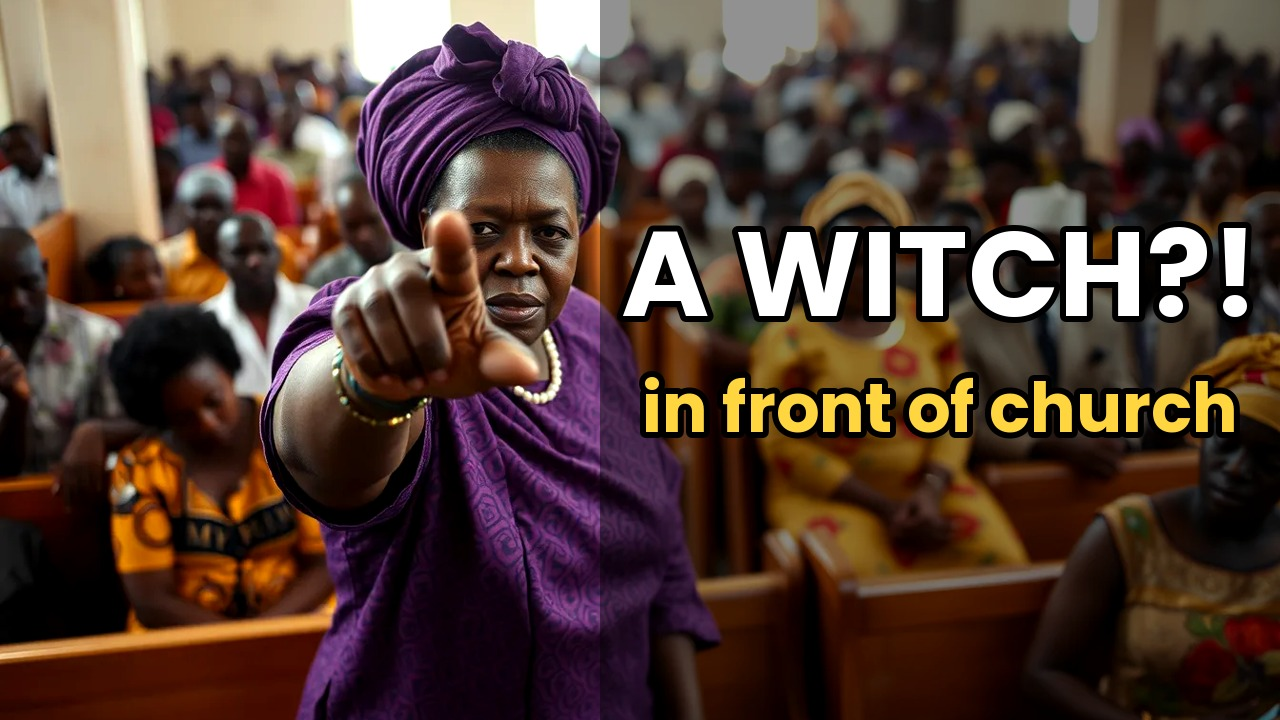
#> input picture v/thumb_ci_en.jpg, 1280 x 720 px
$ python -i render_short_cine.py   (imports and definitions only)
#> lines starting #> are read from the running program, lines starting #| are printed output that depends on the picture
"""Render a v2 long-form story (16:9) from a story module.
usage: python3 render_v2.py <module> <prefix> <lang> <voice_dir> <img_dir> <out.mp4>
"""
import sys, os, json, subprocess, importlib, numpy as np, soundfile as sf
from PIL import Image, ImageDraw, ImageFont, ImageFilter
sys.path.insert(0, '/home/claude/v2')
# [1 line that did not run here, left out]
VOICE=dict(a.split('=') for a in sys.argv[7:])
# [1 line that did not run here, left out]
# [1 line that did not run here, left out]
SR = 48000
# [2 lines that did not run here, left out]
# [2 lines that did not run here, left out]

def dur(p): return float(subprocess.check_output(['ffprobe', '-v', 'error', '-show_entries', 'format=duration', '-of', 'csv=p=0', p]))
def at(x): return f'{int(x // 3600)}:{int(x % 3600 // 60):02d}:{x % 60:05.2f}'
def load(src, key):
    w = f'{W}/{key}.wav'
    subprocess.run(['ffmpeg', '-y', '-v', 'error', '-i', src, '-af',
                    'silenceremove=start_periods=1:start_threshold=-45dB,areverse,silenceremove=start_periods=1:start_threshold=-45dB,areverse,highpass=f=70',
                    '-ar', str(SR), '-ac', '1', w], check=True)
    a, _ = sf.read(w, dtype='float32')
    rms = np.sqrt(np.mean(a ** 2) + 1e-9); a = a * (0.085 / rms)
    a = np.clip(a, -0.98, 0.98); return a

def fontp(bold=True, serif=False):
    if serif: return '/usr/share/fonts/truetype/dejavu/DejaVuSerif-Bold.ttf'
    return '/usr/share/fonts/truetype/google-fonts/Poppins-Bold.ttf' if bold else '/usr/share/fonts/truetype/google-fonts/Poppins-Regular.ttf'

def img(sid):
    for ext in ('webp', 'png', 'jpg'):
        p = f'{ID}/{sid}.{ext}'
        if os.path.exists(p): return p
    raise FileNotFoundError(sid)

# ---- timeline
t = 0.6; voice = []; caps = []; segs = []; cur = None; seg_start = 0.0
# [21 lines not run here, left out]
END0 = t
# [1 line that did not run here, left out]
# [4 lines not run here, left out]
TOT = t + 1.8

# ---- audio: voice + film-score bed (her approved cues cs1-cs4), ducked
v = np.zeros(int((TOT + 1) * SR), np.float32)
# [3 lines not run here, left out]
cues = [f'/tmp/mmus/cs{k}.wav' for k in (1, 2, 3, 4)]
ins = sum([['-i', c] for c in cues], [])
fc = ''.join(f'[{k}:a]aresample={SR},aformat=channel_layouts=mono[c{k}];' for k in range(4))
# [8 lines not run here, left out]

# ---- title card + end card
def cover(src, size=(1080, 1920)):
    im = Image.open(src).convert('RGB'); r = max(size[0] / im.width, size[1] / im.height)
    im = im.resize((int(im.width * r) + 1, int(im.height * r) + 1)); x = (im.width - size[0]) // 2; y = (im.height - size[1]) // 2
    return im.crop((x, y, x + size[0], y + size[1]))
# [1 line that did not run here, left out]
# [1 line that did not run here, left out]
# [1 line that did not run here, left out]
f1 = ImageFont.truetype(fontp(serif=True), 150); f2 = ImageFont.truetype(fontp(), 64)
# [3 lines not run here, left out]
ec = Image.new('RGB', (1080, 1920), (14, 12, 22)); d = ImageDraw.Draw(ec)
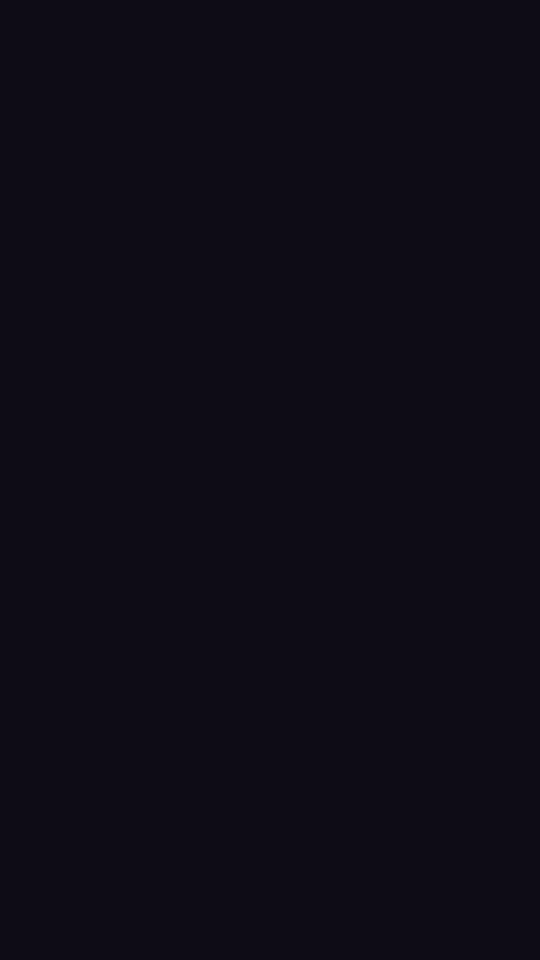
#> ec: PIL image 1080x1920 RGB (shown at 1/2 size); mean R, G, B 14, 12, 22
fa = ImageFont.truetype(fontp(False), 54); fb = ImageFont.truetype(fontp(), 76); fc_ = ImageFont.truetype(fontp(), 56)
# [3 lines not run here, left out]
# [1 line that did not run here, left out]
# [3 lines not run here, left out]

# ---- video clips
lst = []
# [20 lines not run here, left out]
# [1 line that did not run here, left out]
# [4 lines not run here, left out]

head = """[Script Info]
ScriptType: v4.00+
PlayResX: 1080
PlayResY: 1920
WrapStyle: 0

[V4+ Styles]
Format: Name, Fontname, Fontsize, PrimaryColour, SecondaryColour, OutlineColour, BackColour, Bold, Italic, Underline, StrikeOut, ScaleX, ScaleY, Spacing, Angle, BorderStyle, Outline, Shadow, Alignment, MarginL, MarginR, MarginV, Encoding
Style: Cap,Poppins,58,&H00FFFFFF,&H00FFFFFF,&H70101010,&H70101010,1,0,0,0,100,100,0,0,3,14,0,2,70,70,300,1
Style: Chr,DejaVu Sans,58,&H0080D8F5,&H00FFFFFF,&H70101010,&H70101010,1,1,0,0,100,100,0,0,3,14,0,2,70,70,300,1
Style: Lab,DejaVu Sans,26,&H90FFFFFF,&H90FFFFFF,&H00000000,&H00000000,0,0,0,0,100,100,0,0,1,1,0,8,30,30,40,1

[Events]
Format: Layer, Start, End, Style, Name, MarginL, MarginR, MarginV, Effect, Text
"""
# [1 line that did not run here, left out]
# [2 lines not run here, left out]
# SRT for upload
def st(x): return f'{int(x // 3600):02d}:{int(x % 3600 // 60):02d}:{int(x % 60):02d},{int((x % 1) * 1000):03d}'
# [5 lines not run here, left out]

>>> result = cover('thumb_ci_en.jpg')
#> in cover, im is the input picture: PIL image 1280x720 RGB; mean R, G, B 82.2, 60.7, 52.1
#> in cover, `return im.crop((x, y, x + size[0], y + size[1]))`:
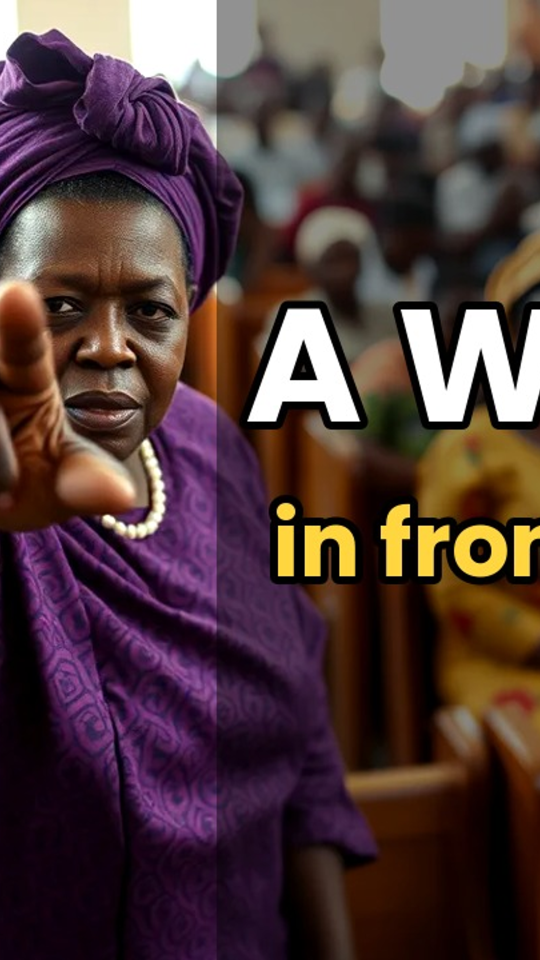
#> returned value: PIL image 1080x1920 RGB (shown at 1/2 size); mean R, G, B 80.7, 58.8, 59.3

$ run again, on v/thumb_neema_en.jpg
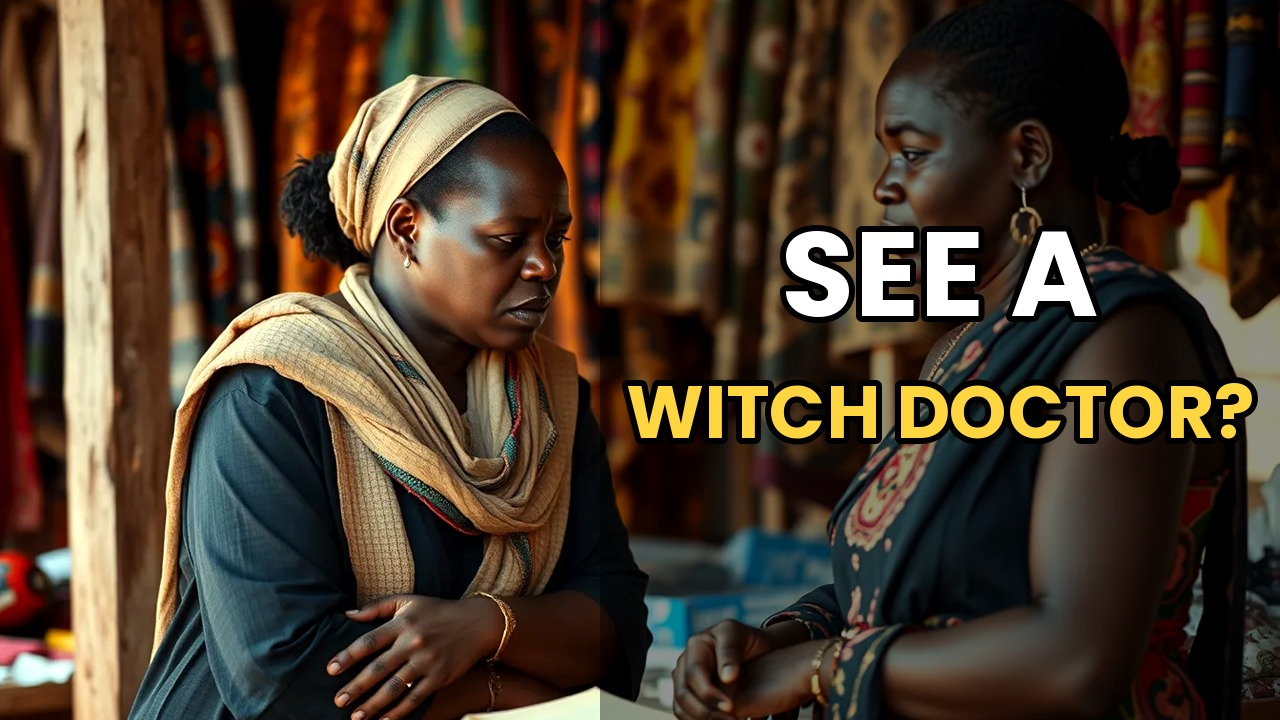
#> input picture v/thumb_neema_en.jpg, 1280 x 720 px
#> in cover, im is the input picture: PIL image 1280x720 RGB; mean R, G, B 74, 58.7, 43.2
#> im: PIL image 3414x1921 RGB
#> in cover, `return im.crop((x, y, x + size[0], y + size[1]))`:
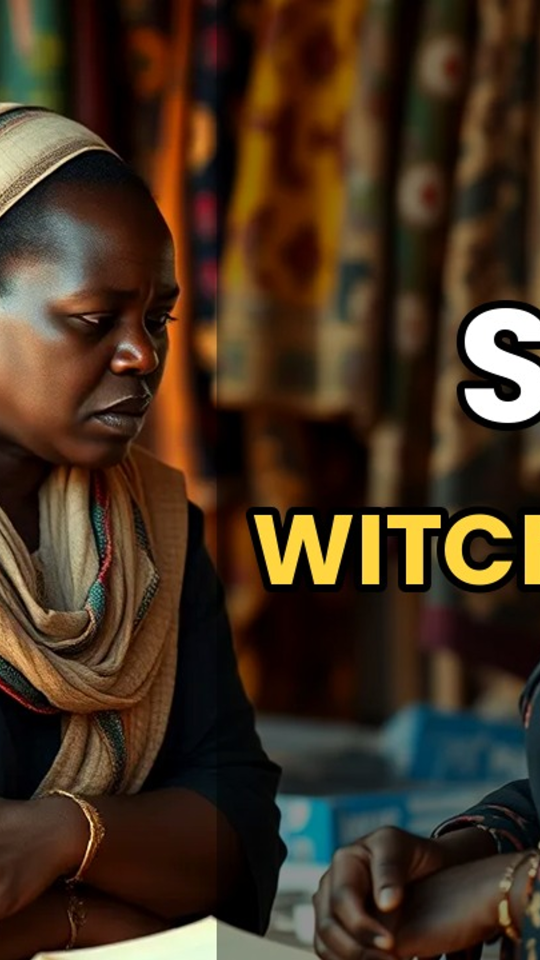
#> returned value: PIL image 1080x1920 RGB (shown at 1/2 size); mean R, G, B 67.5, 49.3, 32.1
